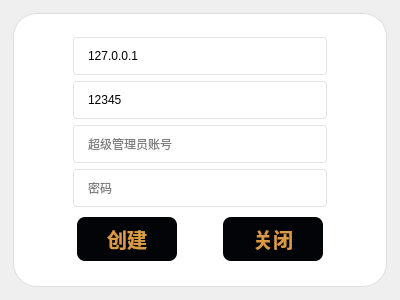
<?xml version="1.0" encoding="UTF-8"?>
<ui version="4.0">
 <class>Widget</class>
 <widget class="QWidget" name="Widget">
  <property name="geometry">
   <rect>
    <x>0</x>
    <y>0</y>
    <width>400</width>
    <height>300</height>
   </rect>
  </property>
  <property name="minimumSize">
   <size>
    <width>400</width>
    <height>300</height>
   </size>
  </property>
  <property name="maximumSize">
   <size>
    <width>400</width>
    <height>300</height>
   </size>
  </property>
  <property name="windowTitle">
   <string>服务端登录</string>
  </property>
  <property name="styleSheet">
   <string notr="true">QPushButton {
background-color:#030408;
color:#db9a45;
font-size: 20px;
font:10pt &quot;Microsoft YaHei UI&quot;;
border-radius:8px;
font-weight:700;
height:44px;
width: 100%;
}
QPushButton:hover {
background-color: #383a3e;
}
QFrame{
margin:2px;
border: 1px solid #dcdee0;;
border-radius: 24px;
background-color:rgb(255, 255, 255);
padding:10px;
}
QLineEdit{
border: 1px solid rgb(41, 57, 85);
border-radius: 3px;
border-color:#dcdee0;
height:36px;
background: white;
padding-left: 12px;
padding-right: 12px;
border-color:#e4e5eb;
}
QLineEdit:hover {
border-color: #db9a45;
}</string>
  </property>
  <layout class="QVBoxLayout" name="verticalLayout">
   <item>
    <widget class="QFrame" name="frame">
     <property name="frameShape">
      <enum>QFrame::StyledPanel</enum>
     </property>
     <property name="frameShadow">
      <enum>QFrame::Raised</enum>
     </property>
     <layout class="QGridLayout" name="gridLayout_2">
      <item row="0" column="0">
       <layout class="QGridLayout" name="gridLayout">
        <item row="1" column="1">
         <widget class="QLineEdit" name="PortInput">
          <property name="text">
           <string>12345</string>
          </property>
          <property name="placeholderText">
           <string>端口</string>
          </property>
         </widget>
        </item>
        <item row="0" column="1">
         <widget class="QLineEdit" name="IPInput">
          <property name="text">
           <string>127.0.0.1</string>
          </property>
          <property name="placeholderText">
           <string>IP地址</string>
          </property>
         </widget>
        </item>
        <item row="0" column="2">
         <spacer name="horizontalSpacer_2">
          <property name="orientation">
           <enum>Qt::Horizontal</enum>
          </property>
          <property name="sizeType">
           <enum>QSizePolicy::Fixed</enum>
          </property>
          <property name="sizeHint" stdset="0">
           <size>
            <width>40</width>
            <height>20</height>
           </size>
          </property>
         </spacer>
        </item>
        <item row="2" column="1">
         <widget class="QLineEdit" name="AdminInput">
          <property name="placeholderText">
           <string>超级管理员账号</string>
          </property>
         </widget>
        </item>
        <item row="0" column="0">
         <spacer name="horizontalSpacer">
          <property name="orientation">
           <enum>Qt::Horizontal</enum>
          </property>
          <property name="sizeType">
           <enum>QSizePolicy::Fixed</enum>
          </property>
          <property name="sizeHint" stdset="0">
           <size>
            <width>40</width>
            <height>20</height>
           </size>
          </property>
         </spacer>
        </item>
        <item row="3" column="1">
         <widget class="QLineEdit" name="PassWordInput">
          <property name="echoMode">
           <enum>QLineEdit::Password</enum>
          </property>
          <property name="placeholderText">
           <string>密码</string>
          </property>
         </widget>
        </item>
       </layout>
      </item>
      <item row="1" column="0">
       <layout class="QHBoxLayout" name="horizontalLayout">
        <item>
         <spacer name="horizontalSpacer_4">
          <property name="orientation">
           <enum>Qt::Horizontal</enum>
          </property>
          <property name="sizeHint" stdset="0">
           <size>
            <width>40</width>
            <height>20</height>
           </size>
          </property>
         </spacer>
        </item>
        <item>
         <widget class="QPushButton" name="LoginButton">
          <property name="text">
           <string>创建</string>
          </property>
         </widget>
        </item>
        <item>
         <spacer name="horizontalSpacer_3">
          <property name="orientation">
           <enum>Qt::Horizontal</enum>
          </property>
          <property name="sizeType">
           <enum>QSizePolicy::Fixed</enum>
          </property>
          <property name="sizeHint" stdset="0">
           <size>
            <width>40</width>
            <height>20</height>
           </size>
          </property>
         </spacer>
        </item>
        <item>
         <widget class="QPushButton" name="CloseButton">
          <property name="text">
           <string>关闭</string>
          </property>
         </widget>
        </item>
        <item>
         <spacer name="horizontalSpacer_5">
          <property name="orientation">
           <enum>Qt::Horizontal</enum>
          </property>
          <property name="sizeHint" stdset="0">
           <size>
            <width>40</width>
            <height>20</height>
           </size>
          </property>
         </spacer>
        </item>
       </layout>
      </item>
     </layout>
    </widget>
   </item>
  </layout>
 </widget>
 <tabstops>
  <tabstop>IPInput</tabstop>
  <tabstop>PortInput</tabstop>
  <tabstop>AdminInput</tabstop>
  <tabstop>PassWordInput</tabstop>
  <tabstop>LoginButton</tabstop>
  <tabstop>CloseButton</tabstop>
 </tabstops>
 <resources/>
 <connections/>
</ui>
